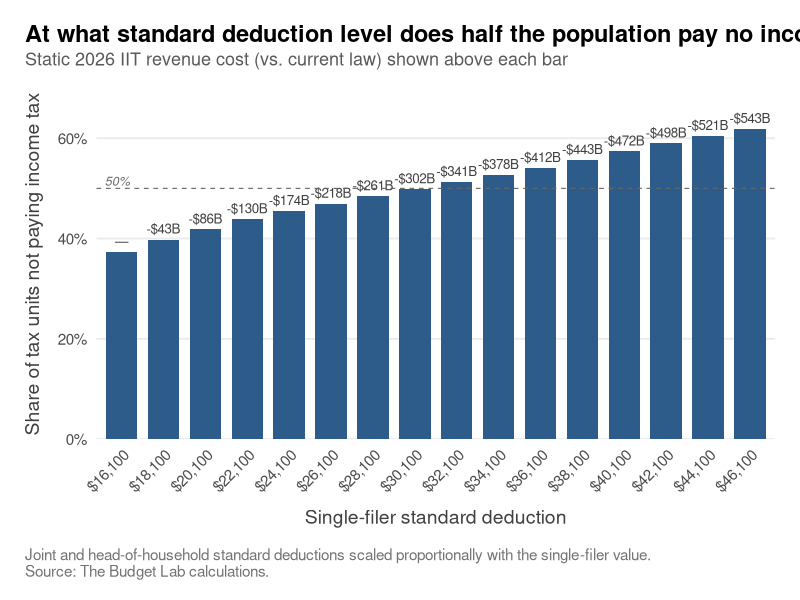
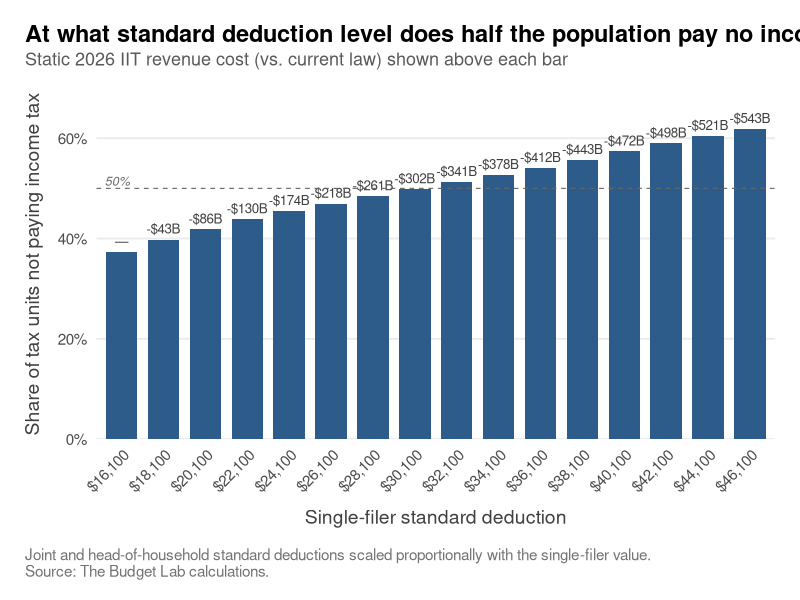

Reproduce these figures in R, in order.
library(tidyverse)
library(scales)

d <- read_csv("other/analysis_scripts/sd_bump_results.csv", show_col_types = FALSE)
totals <- read_csv("other/analysis_scripts/iit_totals.csv", show_col_types = FALSE)
d <- d %>% left_join(totals, by = "scenario")

baseline_iit <- d %>% filter(scenario == "baseline") %>% pull(liab_iit_net_total)

d <- d %>%
  mutate(
    share_pct = share * 100,
    cost_b    = baseline_iit - liab_iit_net_total,
    label     = if_else(scenario == "baseline", "—",
                        paste0("-$", formatC(cost_b, format = "f", digits = 0), "B")),
    x_label   = paste0("$", formatC(sd_single, big.mark = ",", format = "d")),
    hit_50    = share_pct >= 50
  ) %>%
  arrange(sd_single) %>%
  mutate(x_label = factor(x_label, levels = x_label))

p <- ggplot(d, aes(x = x_label, y = share_pct)) +
  geom_col(width = 0.75, fill = "#2E5C8A") +
  geom_text(aes(label = label), vjust = -0.6, size = 3.4, color = "grey25") +
  geom_hline(yintercept = 50, linetype = "dashed", color = "grey40", linewidth = 0.4) +
  annotate("text", x = 0.6, y = 51.5, label = "50%", color = "grey40",
           size = 3.2, hjust = 0, fontface = "italic") +
  scale_y_continuous(labels = function(x) paste0(x, "%"),
                     limits = c(0, max(d$share_pct) * 1.13),
                     expand = c(0, 0)) +
  labs(
    title    = "At what standard deduction level does half the population pay no income tax?",
    subtitle = "Static 2026 IIT revenue cost (vs. current law) shown above each bar",
    x        = "Single-filer standard deduction",
    y        = "Share of tax units not paying income tax",
    caption  = "Joint and head-of-household standard deductions scaled proportionally with the single-filer value.\nSource: The Budget Lab calculations."
  ) +
  theme_minimal(base_size = 14) +
  theme(
    plot.title         = element_text(face = "bold", size = 17, margin = margin(b = 4)),
    plot.subtitle      = element_text(color = "grey35", size = 13, margin = margin(b = 14)),
    plot.caption       = element_text(color = "grey45", hjust = 0, size = 11, margin = margin(t = 14)),
    plot.title.position = "plot",
    plot.caption.position = "plot",
    plot.margin        = margin(18, 18, 14, 18),
    axis.title.x       = element_text(margin = margin(t = 10), color = "grey25"),
    axis.title.y       = element_text(margin = margin(r = 10), color = "grey25"),
    axis.text.x        = element_text(angle = 45, hjust = 1, size = 11),
    axis.text.y        = element_text(size = 11),
    panel.grid.major.x = element_blank(),
    panel.grid.minor   = element_blank(),
    panel.grid.major.y = element_line(color = "grey92")
  )

ggsave("/nfs/roberts/project/pi_nrs36/jar335/Repositories/Tax-Simulator/other/analysis/sd_bump_nonpayer.png",
       p, width = 10.5, height = 7.5, dpi = 200)
ggsave("/nfs/roberts/project/pi_nrs36/jar335/Repositories/Tax-Simulator/other/analysis/sd_bump_nonpayer.pdf",
       p, width = 10.5, height = 7.5)

cat("Saved chart to other/analysis/sd_bump_nonpayer.{png,pdf}\n")
